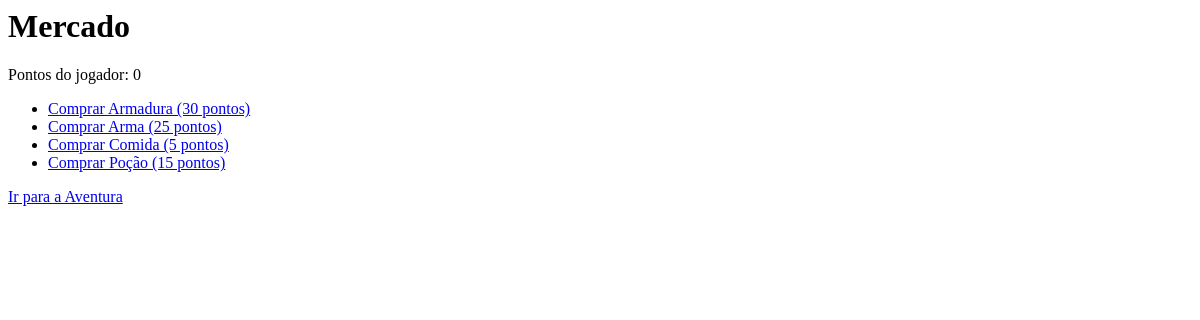
Page /market/ on the earlier database version.
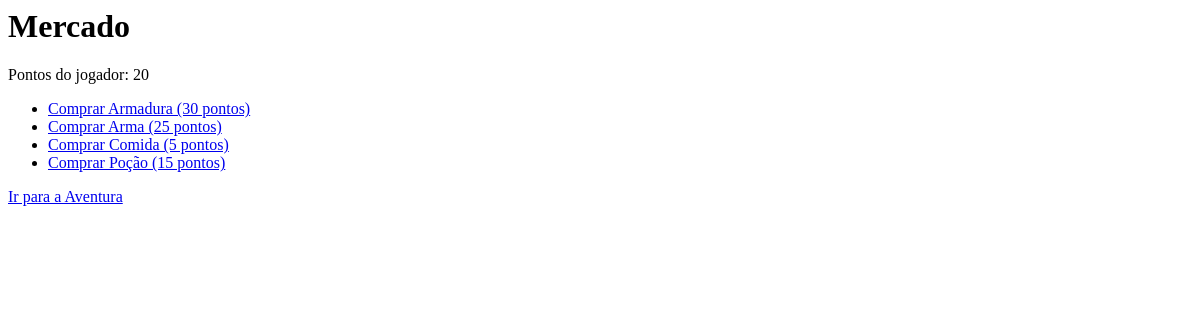
Same page on the later database version.
### inventory/models.py (models this page shows)
class Player(models.Model):
    name = models.CharField(max_length=100)
    gender = models.CharField(max_length=10, default='Male')  # Defina o valor padrão como 'Male'
    points = models.IntegerField(default=100)

### inventory/views.py (the view)
# urls.py: path('market/', market, name='market'),
def market(request):
    player = Player.objects.get(pk=1)  # Assumindo que há um jogador com ID 1
    items = Item.objects.all()
    context = {'player': player, 'items': items}
    return render(request, 'inventory/market.html', context)

### inventory/templates/inventory/market.html
<h1>Mercado</h1>
<p>Pontos do jogador: {{ player.points }}</p>
<ul>
  <li><a href="{% url 'buy_item' 1 %}">Comprar Armadura (30 pontos)</a></li>
  <li><a href="{% url 'buy_item' 2 %}">Comprar Arma (25 pontos)</a></li>
  <li><a href="{% url 'buy_item' 3 %}">Comprar Comida (5 pontos)</a></li>
  <li><a href="{% url 'buy_item' 4 %}">Comprar Poção (15 pontos)</a></li>
</ul>
<a href="{% url 'adventure' %}">Ir para a Aventura</a>

Differences in the rows shown:
changed Player: points "0" → "20"
